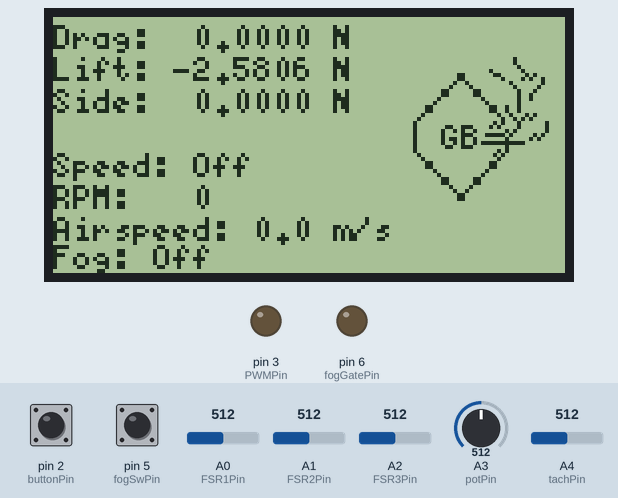
Simulated run of this sketch. Board: Arduino Uno, built with avr-gcc and run on an emulated ATmega328P. Shown: 128×64 one-colour display, output pins drawn as LEDs (lit = HIGH). The inputs (shaded band) are chosen by the test bench; at power-on: pin 2 (buttonPin) HIGH, pin 5 (fogSwPin) HIGH, A3 (potPin) = 512, A0 (FSR1Pin) = 512, A1 (FSR2Pin) = 512, A2 (FSR3Pin) = 512, A4 (tachPin) = 512. Pins used as bus, display or sensor lines are not drawn; what the sketch prints to the serial monitor is not drawn.

Above: at 1.4 s.
1.5 s: pin 2 (buttonPin) pulled LOW for 0.15 s
At 3.3 s:
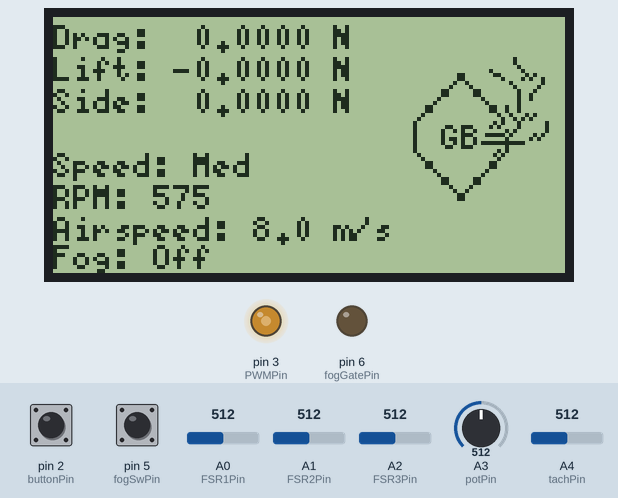
4.1 s: pin 5 (fogSwPin) pulled LOW for 1 s
At 5.0 s:
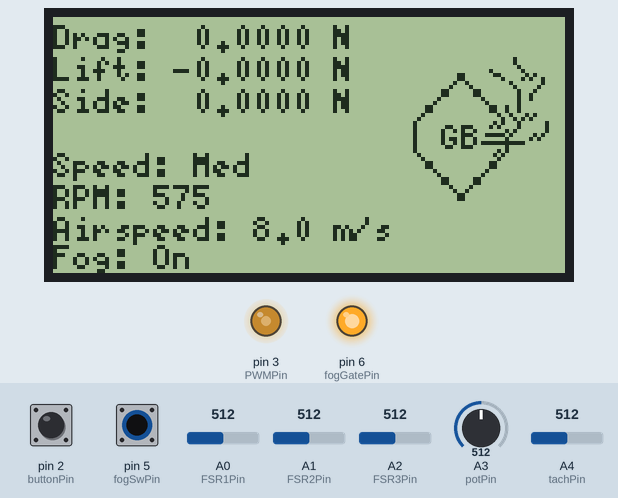
6.7 s: A3 (potPin) set to 716
At 7.7 s:
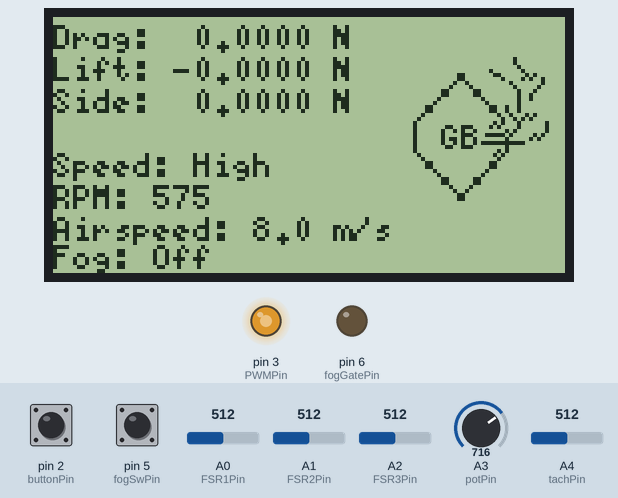
8.7 s: A3 (potPin) set to 160
At 10.3 s:
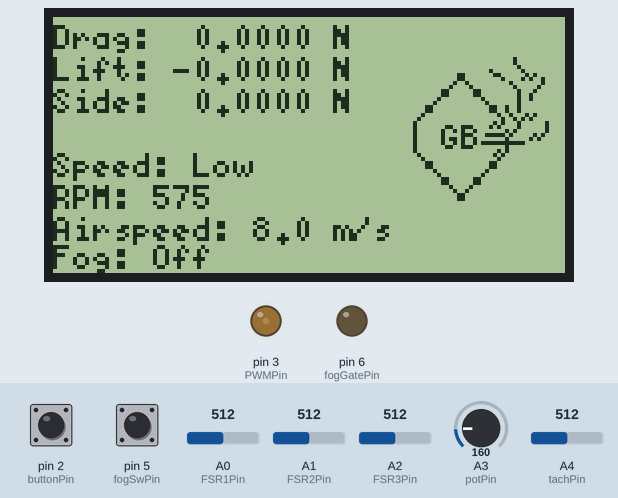
10.6 s: pin 5 (fogSwPin) pulled LOW for 3.2 s
At 11.8 s:
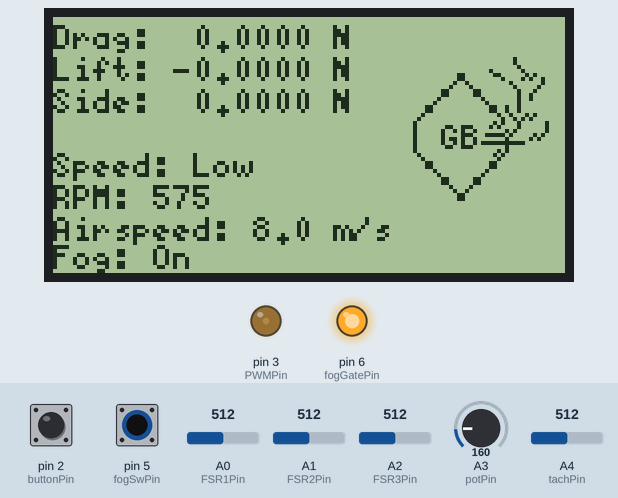
15.9 s: pin 2 (buttonPin) pulled LOW for 1 s
At 16.9 s:
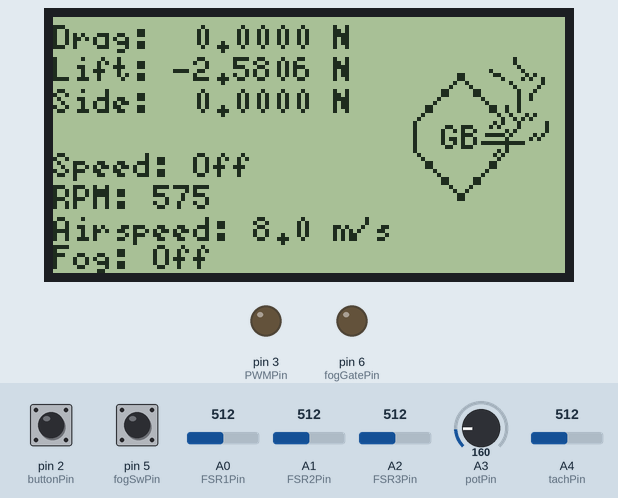
Timing chart, 0 to 18.9 s (numbered marks = the images above; inputs shaded):
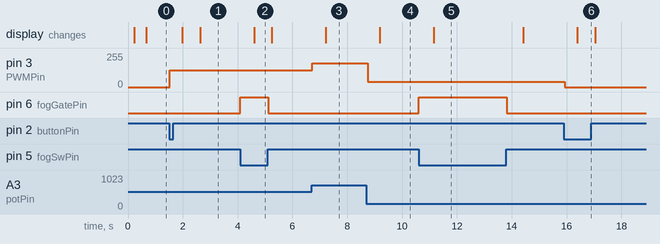

The sketch:

FinalWindTunnelCode.ino
```cpp
#include <Arduino.h>
#include <U8g2lib.h>

// ----- Display wiring -----
#define PIN_SCLK 13
#define PIN_MOSI 11
#define PIN_DC 8    // LCD A0 (D/C)
#define PIN_RST 7   // LCD /RESET
#define PIN_CS 10   // LCD /CS

U8G2_ST7565_NHD_C12864_F_4W_SW_SPI u8g2(
  U8G2_R0,
  PIN_SCLK, PIN_MOSI, PIN_CS, PIN_DC, PIN_RST
);

// Airflow model (linear with RPM)
const float FAN_MAX_CFM = 86.5f; // at 800 RPM
const float FAN_MAX_RPM = 800.0f;

// Cross section: 2.6 in × 2.6 in
const float DUCT_W_IN = 2.381f;
const float DUCT_H_IN = 2.381f;

// Precomputed area in square feet
const float IN2_PER_FT2 = 144.0f;
const float ductArea_ft2 = (DUCT_W_IN * DUCT_H_IN) / IN2_PER_FT2;

// ----- FSRs -----
const int FSR1Pin = A0;
const int FSR2Pin = A1;
const int FSR3Pin = A2;

float FSR1Reading = 0, FSR2Reading = 0, FSR3Reading = 0;

// Baselines (tare) captured at test start (fan ON)
float fsr1Base = 0, fsr2Base = 0, fsr3Base = 0;

// Geometry parameters for force/moment calc
// theta in degrees (tilt angle), r is lever arm distance (units consistent with your force units)
float theta = 22.8f; // set your tilt if needed
float r = 1.0f;      // set your geometry (same arbitrary units as FSR-derived forces)

// Computed forces
float Fx_f = 0, Fy_f = 0, Fz_f = 0;

// Fog control (low-voltage DC control only)
const int fogGatePin = 6; // Arduino pin -> 100 Ω -> MOSFET Gate
const int fogSwPin = 5;   // Panel switch to GND; use INPUT_PULLUP

// ----- Fan control -----
const int buttonPin = 2;   // still used to toggle fan
const int fanPowerPin = 12; // moved off D8
const int potPin = A3;
const int PWMPin = 3;
const int tachPin = A4;
const int buttonPause = 1000;
const int logPause = 1000;

bool buttonState = HIGH;
bool fanState = false;
bool lastButtonState = HIGH;
bool fogCommand = false; // what the panel switch is requesting

unsigned long lastPressTime = 0;
unsigned long lastLogTime = 0;

int potRaw = 0;
int potPWM = 0;
int rpmValue = 0;

void forceClear() {
  u8g2.clearBuffer();
  u8g2.sendBuffer();
  delay(10);
  u8g2.clearBuffer();
  u8g2.sendBuffer();
}

// Map potPWM (0–255) to text bucket
const char* potLevelText(int pwm) {
  if (pwm == 0 && fanState == LOW) return "Off";
  if (pwm <= 85) return "Low";
  if (pwm <= 170) return "Med";
  if (pwm > 170) return "High";
}

void computeAirspeed(float rpm, float &v_fps, float &v_mps) {
  float Q_cfm = FAN_MAX_CFM * (rpm / FAN_MAX_RPM);
  if (Q_cfm < 0) Q_cfm = 0;
  float Q_cfs = Q_cfm / 60.0f;
  if (ductArea_ft2 > 0.0f) {
    v_fps = Q_cfs / ductArea_ft2;
  } else {
    v_fps = 0.0f;
  }
  v_mps = v_fps * 0.3048f;
}

// Compute Fx, Fy, Fz from FSR readings
void computeForces() {
  Fx_f = tan(theta * PI / 180) * (-FSR1Reading + 0.5f * (FSR2Reading + FSR3Reading)); // x-like axis
  Fy_f = (float)FSR1Reading + (float)FSR2Reading + (float)FSR3Reading;                // total
  Fz_f = tan(theta * PI / 180) * ((float)FSR2Reading - (float)FSR3Reading);           // z-like axis
}

void drawScreen() {
  u8g2.clearBuffer();
  u8g2.setFont(u8g2_font_5x8_tf); // 8-px line height

  // Consistent baseline positions (8 px per row)
  const int L1 = 8;
  const int L2 = 16;
  const int L3 = 24;
  const int L4 = 32;
  const int L5 = 40;
  const int L6 = 48;
  const int L7 = 56;
  const int L8 = 63; // bottom line

  char line[32];

  // Row 1: Fx left
  int round1;
  char sign1;
  if (Fx_f < 0) {
    round1 = (int)(-Fx_f * 10000.0f + 0.5f);
    sign1 = '-';
  } else {
    round1 = (int)(Fx_f * 10000.0f + 0.5f);
    sign1 = ' ';
  }
  int ones1 = round1 / 10000;
  int tenths1 = (round1 / 1000) % 10;
  int hunds1 = (round1 / 100) % 10;
  int thous1 = (round1 / 10) % 10;
  int tenthous1 = round1 % 10;
  snprintf(line, sizeof(line), "Drag: %c%d.%d%d%d%d N", sign1, ones1, tenths1, hunds1, thous1, tenthous1);
  u8g2.drawStr(0, L1, line);

  // Row 2: Fy
  long round2;
  char sign2;
  if (Fy_f < 0) {
    round2 = (long)(-Fy_f * 10000.0f + 0.5f);
    sign2 = ' ';
  } else {
    round2 = (long)(Fy_f * 10000.0f + 0.5f);
    sign2 = '-';
  }
  int ones2 = round2 / 10000;
  int tenths2 = (round2 / 1000) % 10;
  int hunds2 = (round2 / 100) % 10;
  int thous2 = (round2 / 10) % 10;
  int tenthous2 = round2 % 10;
  snprintf(line, sizeof(line), "Lift: %c%d.%d%d%d%d N", sign2, ones2, tenths2, hunds2, thous2, tenthous2);
  u8g2.drawStr(0, L2, line);

  // Row 3: Fz
  int round3;
  char sign3;
  if (Fz_f < 0) {
    round3 = (int)(-Fz_f * 10000.0f + 0.5f);
    sign3 = '-';
  } else {
    round3 = (int)(Fz_f * 10000.0f + 0.5f);
    sign3 = ' ';
  }
  int ones3 = round3 / 10000;
  int tenths3 = (round3 / 1000) % 10;
  int hunds3 = (round3 / 100) % 10;
  int thous3 = (round3 / 10) % 10;
  int tenthous3 = round3 % 10;
  snprintf(line, sizeof(line), "Side: %c%d.%d%d%d%d N", sign3, ones3, tenths3, hunds3, thous3, tenthous3);
  u8g2.drawStr(0, L3, line);

  // Row 4: SPEED level
  snprintf(line, sizeof(line), "Speed: %-6s", potLevelText(potPWM));
  u8g2.drawStr(0, L5, line);

  // Row 5: RPM
  char rpmStr[20];
  snprintf(rpmStr, sizeof(rpmStr), "RPM:%4d", rpmValue);
  u8g2.drawStr(0, L6, rpmStr);

  // Row 6 (bottom): Airspeed with one decimal (ft/s)
  float v_fps_f, v_mps_f;
  computeAirspeed((float)rpmValue, v_fps_f, v_mps_f);
  int whole = (int)v_mps_f;
  int tenths = (int)((v_mps_f - whole) * 10.0f + 0.5f);
  if (tenths >= 10) {
    whole += 1;
    tenths = 0;
  }
  char vline[28];
  snprintf(vline, sizeof(vline), "Airspeed: %d.%d m/s", whole, tenths);
  u8g2.drawStr(0, L7, vline);

  // Row 8 left: Fog status (fixed width so label doesn't shift)
  const char* fogOnStr = "Fog: On";
  const char* fogOffStr = "Fog: Off";
  int fogW = u8g2.getStrWidth(fogOffStr);
  int fogX = 128 - fogW - 2;
  if (fogX < 0) fogX = 0;
  u8g2.drawStr(0, L8, isFogOn() ? fogOnStr : fogOffStr);

  //Hexagon LOGO:

  // Hexagon & GB
  u8g2.drawStr(98,L2+4,"/");
  u8g2.drawStr(102,L2+4,"\\");
  u8g2.drawStr(94,L3,"/");
  u8g2.drawStr(106,L3,"\\");
  u8g2.drawStr(90,L3+4,"/");
  u8g2.drawStr(110,L3+4,"\\");
  u8g2.drawStr(88,L4+2,"|");
  u8g2.drawStr(97,L4+1,"GB");
  u8g2.drawStr(111,L4+2,"|");
  u8g2.drawStr(90,L4+6,"\\");
  u8g2.drawStr(110,L4+6,"/");
  u8g2.drawStr(94,L5+2,"\\");
  u8g2.drawStr(106,L5+2,"/");
  u8g2.drawStr(98,L5+6,"\\");
  u8g2.drawStr(102,L5+6,"/");

  //Gusts
  u8g2.drawStr(109,L4,"~");
  u8g2.drawStr(108,L4,"-");
  u8g2.drawStr(107,L4+2,"-");
  u8g2.drawStr(109,L4+2,"-");
  u8g2.drawStr(113,L4,"~");
  u8g2.drawStr(112,L4+2,"~");
  u8g2.drawStr(114,L4+2,"-");
  u8g2.drawStr(113,L4-4,"\\");
  u8g2.drawStr(117,L4-2,"~");
  u8g2.drawStr(119,L4+3,"~");
  u8g2.drawStr(121,L4,"'");
  u8g2.drawStr(110,L4+7,"~");
  u8g2.drawStr(114,L3,"|");
  u8g2.drawStr(119,L3-3,"/");
  u8g2.drawStr(115,L2,"\\");
  u8g2.drawStr(117,L2+4,"~");
  u8g2.drawStr(108,L2+3,"`");
  u8g2.drawStr(110,L2+4,"`");
  u8g2.drawStr(113,L2+6,"`");


  u8g2.sendBuffer();
}

// -------- Fan logic (unchanged) --------
void fanPower() {
  unsigned long now = millis();
  if (now > lastPressTime + buttonPause) {
    buttonState = digitalRead(buttonPin); // LOW when pressed
    bool gateLevel = digitalRead(fanPowerPin);

    if (buttonState == LOW && buttonState != lastButtonState) {
      if (gateLevel == HIGH) {
        digitalWrite(fanPowerPin, LOW);
        fanState = false;
        pinMode(PWMPin, INPUT);
        Serial.println("Fan OFF");
        fsr1Base = 0;
        fsr2Base = 0;
        fsr3Base = 0;
      } else {
        digitalWrite(fanPowerPin, HIGH);
        fanState = true;
        pinMode(PWMPin, OUTPUT);
        Serial.println("Fan ON");
        fsr1Base = 0.08 * (exp(0.00464 * (analogRead(FSR1Pin))) - exp(-0.01 * (analogRead(FSR1Pin))));
        fsr2Base = 0.08 * (exp(0.00464 * (analogRead(FSR2Pin))) - exp(-0.01 * (analogRead(FSR2Pin))));
        fsr3Base = 0.08 * (exp(0.00464 * (analogRead(FSR3Pin))) - exp(-0.01 * (analogRead(FSR3Pin))));
      }
      lastButtonState = LOW;
      lastPressTime = now;
    } else if (buttonState == HIGH) {
      lastButtonState = HIGH;
    }
  }
}

void PWMControl() {
  potRaw = analogRead(potPin);
  potPWM = map(potRaw, 0, 1023, 0, 255);
  potPWM = constrain(potPWM, 0, 255);
  if (fanState) {
    analogWrite(PWMPin, potPWM);
  } else {
    analogWrite(PWMPin, 0);
    potPWM = 0;
  }
  Serial.println(potPWM);
}

void TachControl() {
  unsigned long now = millis();
  if (now > lastLogTime + logPause) {
    if (fanState) {
      int tachValue = analogRead(tachPin); // placeholder analog tach
      tachValue = map(tachValue, 0, 1023, 350, 800);
      rpmValue = constrain(tachValue, 325, 825);
      Serial.print("RPM: ");
      Serial.println(rpmValue);
    } else {
      rpmValue = 0;
      analogWrite(PWMPin, 0);
    }
    lastLogTime = now;
  }
}

void initFogIO() {
  pinMode(fogGatePin, OUTPUT);
  digitalWrite(fogGatePin, LOW); // MOSFET off by default
  pinMode(fogSwPin, INPUT_PULLUP); // switch to GND -> reads LOW when ON
}

// Read the panel switch and drive the MOSFET gate
void updateFogControl() {
  fogCommand = (digitalRead(fogSwPin) == LOW); // active-low switch
  digitalWrite(fogGatePin, fogCommand ? HIGH : LOW);
}

// For now, actual = commanded (no sense input yet)
bool isFogOn() {
  return fogCommand;
}

void setup() {
  Serial.begin(9600);
  u8g2.begin();
  u8g2.setFlipMode(1);
  u8g2.setContrast(100);
  forceClear();

  pinMode(buttonPin, INPUT_PULLUP);
  pinMode(fanPowerPin, OUTPUT);
  digitalWrite(fanPowerPin, LOW);
  fanState = false;

  pinMode(PWMPin, INPUT);
  pinMode(tachPin, INPUT);
  lastButtonState = HIGH;

  initFogIO();
  drawScreen();
}

void loop() {
  fanPower();
  PWMControl();
  TachControl();

  // Read FSRs (and scale to Newtons)
  FSR1Reading = 0.08 * (exp(0.00464 * (analogRead(FSR1Pin))) - exp(-0.01 * (analogRead(FSR1Pin))));
  FSR2Reading = 0.08 * (exp(0.00464 * (analogRead(FSR2Pin))) - exp(-0.01 * (analogRead(FSR2Pin))));
  FSR3Reading = 0.08 * (exp(0.00464 * (analogRead(FSR3Pin))) - exp(-0.01 * (analogRead(FSR3Pin))));

  // Apply tare baseline so we see wind-induced deltas only
  FSR1Reading = FSR1Reading - fsr1Base;
  FSR2Reading = FSR2Reading - fsr2Base;
  FSR3Reading = FSR3Reading - fsr3Base;

  // Compute Fx, Fy, Fz (and moments) from current FSR readings
  computeForces();

  // Fog control from panel switch
  updateFogControl();

  // Update display
static unsigned long lastScreen = 0;
if (millis() - lastScreen > 500) {
  drawScreen();
  lastScreen = millis();
}

  delay(50);
}
```

Measured:
- after the input at 1.5 s, pin 3 (PWMPin): 0/255 → 127/255 at once; the display: first changes after 0.48 s (image 1 shows a later state)
- after the input at 4.1 s, pin 6 (fogGatePin): LOW → HIGH at once, → LOW 1.0 s later; the display: changes after 0.50 s (image 2)
- after the input at 6.7 s, pin 3 (PWMPin): 127/255 → 178/255 at once; the display: changes after 0.52 s (image 3)
- after the input at 8.7 s, pin 3 (PWMPin): 178/255 → 39/255 at once; the display: changes after 0.49 s (image 4)
- after the input at 10.6 s, pin 6 (fogGatePin): LOW → HIGH at once, → LOW 3.2 s later; the display: changes after 0.56 s (image 5)
- after the input at 15.9 s, pin 3 (PWMPin): 39/255 → 0/255 at once; the display: changes after 0.49 s (image 6)
